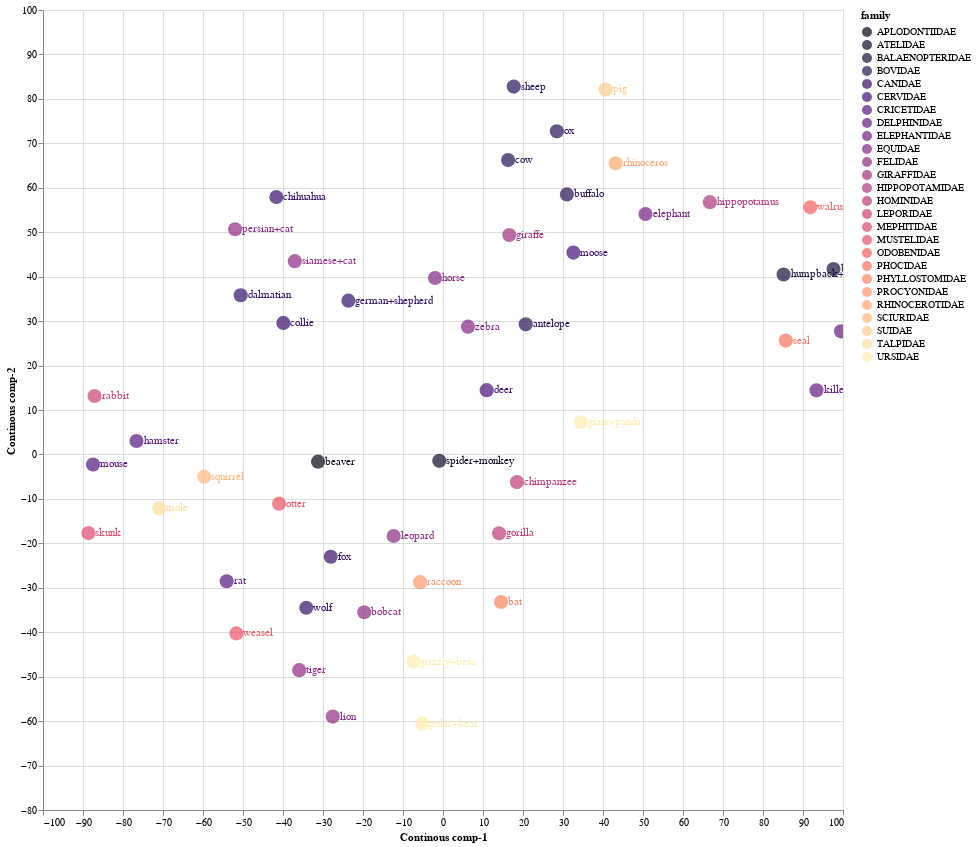

Here is the notebook cell this chart was saved with:
### Code cell
source = tsne_continous_df1

points = alt.Chart(source).mark_circle(size=200).encode(
    x='Continous comp-1:Q',
    y='Continous comp-2:Q',
    color=alt.Color('family:N', scale=alt.Scale(scheme='Magma'))
    ).properties(
    width=800,
    height=800
)

text = points.mark_text(
    align='left',
    baseline='middle',
    dx=7
).encode(
    text='index:N'
)

points.interactive() + text

### Figure 1 — Vega-Lite specification as saved in the notebook (floating-point values rounded to 4 significant figures)
{"config": {"view": {"continuousWidth": 400, "continuousHeight": 300}}, "layer": [{"mark": {"type": "circle", "size": 200}, "encoding": {"color": {"field": "family", "scale": {"scheme": "Magma"}, "type": "nominal"}, "x": {"field": "Continous comp-1", "type": "quantitative"}, "y": {"field": "Continous comp-2", "type": "quantitative"}}, "height": 800, "selection": {"selector002": {"type": "interval", "bind": "scales", "encodings": ["x", "y"]}}, "width": 800}, {"mark": {"type": "text", "align": "left", "baseline": "middle", "dx": 7}, "encoding": {"color": {"field": "family", "scale": {"scheme": "Magma"}, "type": "nominal"}, "text": {"field": "index", "type": "nominal"}, "x": {"field": "Continous comp-1", "type": "quantitative"}, "y": {"field": "Continous comp-2", "type": "quantitative"}}, "height": 800, "width": 800}], "data": {"name": "data-7430fc63621dfd0bf49bf33a7da651e4"}, "$schema": "https://vega.github.io/schema/vega-lite/v4.17.0.json", "datasets": {"data-7430fc63621dfd0bf49bf33a7da651e4": [{"Continous comp-1": 20.68, "Continous comp-2": 29.28, "index": "antelope", "order": "ARTIODACTYLA", "family": "BOVIDAE", "K_mean": 1}, {"Continous comp-1": -7.413, "Continous comp-2": -46.6, "index": "grizzly+bear", "order": "CARNIVORA", "family": "URSIDAE", "K_mean": 4}, {"Continous comp-1": 93.38, "Continous comp-2": 14.42, "index": "killer+whale", "order": "ARTIODACTYLA", "family": "DELPHINIDAE", "K_mean": 3}, {"Continous comp-1": -31.24, "Continous comp-2": -1.625, "index": "beaver", "order": "RODENTIA", "family": "APLODONTIIDAE", "K_mean": 9}, {"Continous comp-1": -50.57, "Continous comp-2": 35.82, "index": "dalmatian", "order": "CARNIVORA", "family": "CANIDAE", "K_mean": 2}, {"Continous comp-1": -51.97, "Continous comp-2": 50.66, "index": "persian+cat", "order": "CARNIVORA", "family": "FELIDAE", "K_mean": 2}, {"Continous comp-1": -1.99, "Continous comp-2": 39.7, "index": "horse", "order": "PERISSODACTYLA", "family": "EQUIDAE", "K_mean": 1}, {"Continous comp-1": -23.65, "Continous comp-2": 34.61, "index": "german+shepherd", "order": "CARNIVORA", "family": "CANIDAE", "K_mean": 2}, {"Continous comp-1": 97.63, "Continous comp-2": 41.71, "index": "blue+whale", "order": "ARTIODACTYLA", "family": "BALAENOPTERIDAE", "K_mean": 6}, {"Continous comp-1": -37.05, "Continous comp-2": 43.49, "index": "siamese+cat", "order": "CARNIVORA", "family": "FELIDAE", "K_mean": 2}, {"Continous comp-1": -88.65, "Continous comp-2": -17.69, "index": "skunk", "order": "CARNIVORA", "family": "MEPHITIDAE", "K_mean": 11}, {"Continous comp-1": -70.95, "Continous comp-2": -12.08, "index": "mole", "order": "EULIPOTYPHLA", "family": "TALPIDAE", "K_mean": 0}, {"Continous comp-1": -35.94, "Continous comp-2": -48.53, "index": "tiger", "order": "CARNIVORA", "family": "FELIDAE", "K_mean": 4}, {"Continous comp-1": 66.71, "Continous comp-2": 56.77, "index": "hippopotamus", "order": "ARTIODACTYLA", "family": "HIPPOPOTAMIDAE", "K_mean": 14}, {"Continous comp-1": -12.32, "Continous comp-2": -18.35, "index": "leopard", "order": "CARNIVORA", "family": "FELIDAE", "K_mean": 7}, {"Continous comp-1": 32.6, "Continous comp-2": 45.41, "index": "moose", "order": "ARTIODACTYLA", "family": "CERVIDAE", "K_mean": 12}, {"Continous comp-1": -0.9318, "Continous comp-2": -1.438, "index": "spider+monkey", "order": "PRIMATES", "family": "ATELIDAE", "K_mean": 1}, {"Continous comp-1": 85.14, "Continous comp-2": 40.49, "index": "humpback+whale", "order": "ARTIODACTYLA", "family": "BALAENOPTERIDAE", "K_mean": 6}, {"Continous comp-1": 50.63, "Continous comp-2": 54.1, "index": "elephant", "order": "PROBOSCIDEA", "family": "ELEPHANTIDAE", "K_mean": 12}, {"Continous comp-1": 14.02, "Continous comp-2": -17.75, "index": "gorilla", "order": "PRIMATES", "family": "HOMINIDAE", "K_mean": 8}, {"Continous comp-1": 28.46, "Continous comp-2": 72.7, "index": "ox", "order": "ARTIODACTYLA", "family": "BOVIDAE", "K_mean": 5}, {"Continous comp-1": -28.08, "Continous comp-2": -23.02, "index": "fox", "order": "CARNIVORA", "family": "CANIDAE", "K_mean": 4}, {"Continous comp-1": 17.68, "Continous comp-2": 82.77, "index": "sheep", "order": "ARTIODACTYLA", "family": "BOVIDAE", "K_mean": 5}, {"Continous comp-1": 85.7, "Continous comp-2": 25.61, "index": "seal", "order": "CARNIVORA", "family": "PHOCIDAE", "K_mean": 3}, {"Continous comp-1": 18.48, "Continous comp-2": -6.213, "index": "chimpanzee", "order": "PRIMATES", "family": "HOMINIDAE", "K_mean": 8}, {"Continous comp-1": -76.62, "Continous comp-2": 3.031, "index": "hamster", "order": "RODENTIA", "family": "CRICETIDAE", "K_mean": 11}, {"Continous comp-1": -59.7, "Continous comp-2": -4.993, "index": "squirrel", "order": "RODENTIA", "family": "SCIURIDAE", "K_mean": 0}, {"Continous comp-1": 43.16, "Continous comp-2": 65.5, "index": "rhinoceros", "order": "PERISSODACTYLA", "family": "RHINOCEROTIDAE", "K_mean": 12}, {"Continous comp-1": -87.11, "Continous comp-2": 13.14, "index": "rabbit", "order": "LAGOMORPHA", "family": "LEPORIDAE", "K_mean": 11}, {"Continous comp-1": 14.51, "Continous comp-2": -33.21, "index": "bat", "order": "CHIROPTERA", "family": "PHYLLOSTOMIDAE", "K_mean": 8}, {"Continous comp-1": 16.57, "Continous comp-2": 49.37, "index": "giraffe", "order": "ARTIODACTYLA", "family": "GIRAFFIDAE", "K_mean": 12}, {"Continous comp-1": -34.18, "Continous comp-2": -34.5, "index": "wolf", "order": "CARNIVORA", "family": "CANIDAE", "K_mean": 4}, {"Continous comp-1": -41.67, "Continous comp-2": 57.93, "index": "chihuahua", "order": "CARNIVORA", "family": "CANIDAE", "K_mean": 2}, {"Continous comp-1": -54.08, "Continous comp-2": -28.52, "index": "rat", "order": "RODENTIA", "family": "CRICETIDAE", "K_mean": 10}, {"Continous comp-1": -51.64, "Continous comp-2": -40.27, "index": "weasel", "order": "CARNIVORA", "family": "MUSTELIDAE", "K_mean": 10}, {"Continous comp-1": -40.99, "Continous comp-2": -11.08, "index": "otter", "order": "CARNIVORA", "family": "MUSTELIDAE", "K_mean": 9}, {"Continous comp-1": 30.97, "Continous comp-2": 58.51, "index": "buffalo", "order": "ARTIODACTYLA", "family": "BOVIDAE", "K_mean": 12}, {"Continous comp-1": 6.239, "Continous comp-2": 28.75, "index": "zebra", "order": "PERISSODACTYLA", "family": "EQUIDAE", "K_mean": 1}, {"Continous comp-1": 34.44, "Continous comp-2": 7.248, "index": "giant+panda", "order": "CARNIVORA", "family": "URSIDAE", "K_mean": 7}, {"Continous comp-1": 10.92, "Continous comp-2": 14.47, "index": "deer", "order": "ARTIODACTYLA", "family": "CERVIDAE", "K_mean": 1}, {"Continous comp-1": -19.68, "Continous comp-2": -35.5, "index": "bobcat", "order": "CARNIVORA", "family": "FELIDAE", "K_mean": 4}, {"Continous comp-1": 40.66, "Continous comp-2": 82.11, "index": "pig", "order": "ARTIODACTYLA", "family": "SUIDAE", "K_mean": 5}, {"Continous comp-1": -27.55, "Continous comp-2": -58.98, "index": "lion", "order": "CARNIVORA", "family": "FELIDAE", "K_mean": 4}, {"Continous comp-1": -87.49, "Continous comp-2": -2.262, "index": "mouse", "order": "RODENTIA", "family": "CRICETIDAE", "K_mean": 11}, {"Continous comp-1": -5.19, "Continous comp-2": -60.57, "index": "polar+bear", "order": "CARNIVORA", "family": "URSIDAE", "K_mean": 4}, {"Continous comp-1": -39.91, "Continous comp-2": 29.59, "index": "collie", "order": "CARNIVORA", "family": "CANIDAE", "K_mean": 2}, {"Continous comp-1": 91.83, "Continous comp-2": 55.59, "index": "walrus", "order": "CARNIVORA", "family": "ODOBENIDAE", "K_mean": 13}, {"Continous comp-1": -5.732, "Continous comp-2": -28.74, "index": "raccoon", "order": "CARNIVORA", "family": "PROCYONIDAE", "K_mean": 7}, {"Continous comp-1": 16.28, "Continous comp-2": 66.23, "index": "cow", "order": "ARTIODACTYLA", "family": "BOVIDAE", "K_mean": 5}, {"Continous comp-1": 99.51, "Continous comp-2": 27.7, "index": "dolphin", "order": "ARTIODACTYLA", "family": "DELPHINIDAE", "K_mean": 3}]}}
